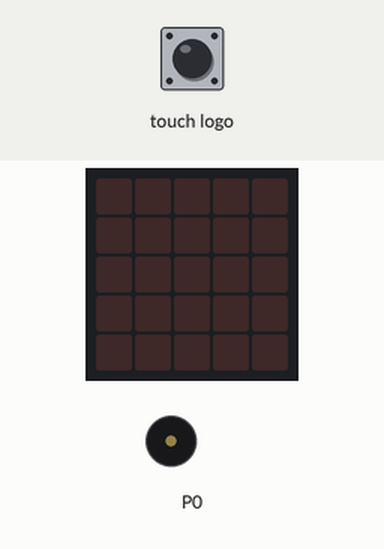
A program run on a simulated BBC micro:bit (MakeCode). Shown: the board's 5×5 LED display, buzzer (waves = sounding). The inputs (shaded band) are chosen by the test bench. The 48×5 strip is a reading aid, not a part: it shows the text the display is scrolling, unrolled, one strip-width of it at a time.

Above: at 1.2 s.
1.3 s: touch logo pressed for 0.15 s
At 2.0 s:
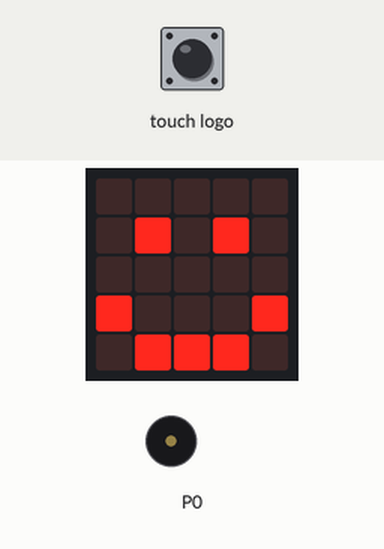
At 12.2 s:
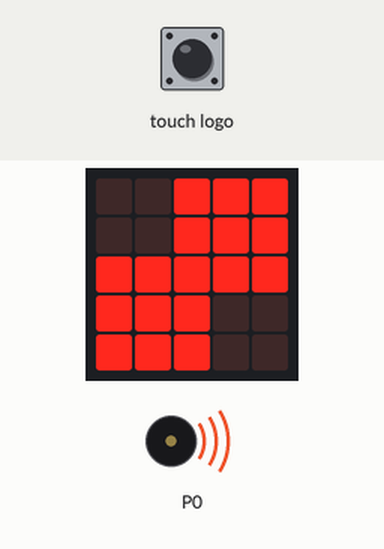
Timing chart, 0 to 13.1 s (numbered marks = the images above; inputs shaded):
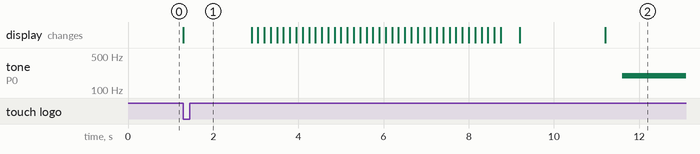

The program:

main.ts
```typescript
input.onLogoEvent(TouchButtonEvent.Touched, function () {
    basic.showIcon(IconNames.Happy)
    basic.pause(1000)
    for (let index = 0; index < 1; index++) {
        basic.showString("CANALE")
    }
    basic.pause(2000)
    basic.showLeds(`
        . . # # #
        . . # # #
        # # # # #
        # # # . .
        # # # . .
        `)
    music.ringTone(196)
})
basic.forever(function () {

})
```

test.ts
```typescript
// i test vanno qui; questi non saranno compilati quando questo pacchetto viene usato come estensione.
```

Measured:
- after the input at 1.3 s, tone on P0: silent → 196 Hz after 10.3 s; the display: changes at once (image 1)
